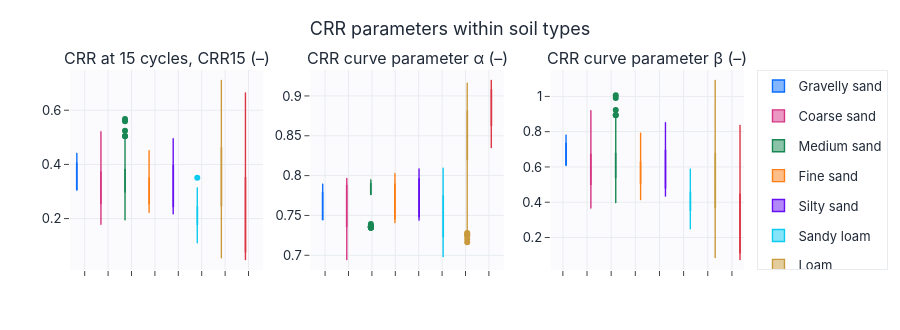

This figure's notebook cell:
### Markdown cell above
## Параметры CRR по типам грунта

### Code cell
cols = ["crr_ref", "crr_alpha", "crr_betta"]
box_grid(meta, value_cols=cols, group_col="soil_type", group_order=soil_present,
         group_labels=SOIL_DISPLAY_NAMES_EN, titles=[FEATURE_AXIS_LABELS_EN.get(c, c) for c in cols],
         n_cols=3, title="CRR parameters within soil types",
         save=SAVE_FIGS, fig_id="1_3_crr_by_soil").show()
